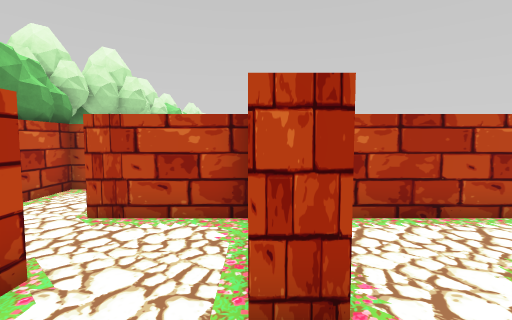
View 1 (above)

19 first-person views from a walk through a scene from a Unity 3-D project. The camera is 1.5 m above the floor, tilts 4° down and sees 85° across. The floor is counted in squares, 1 m on a side. Each view is taken from the middle of a square. On the plan, view 1 faces up. The plan holds only what a view shows up to about 14 squares ahead; the rest is blank. The place goes on beyond the plan. Some animated figures are left out.

View 2
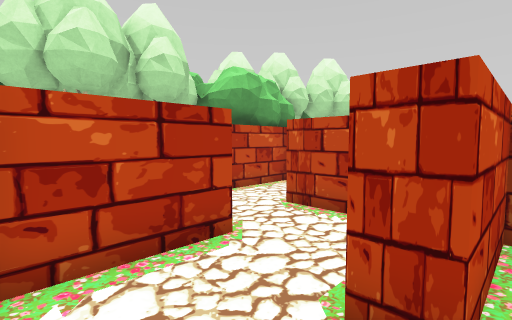

View 3
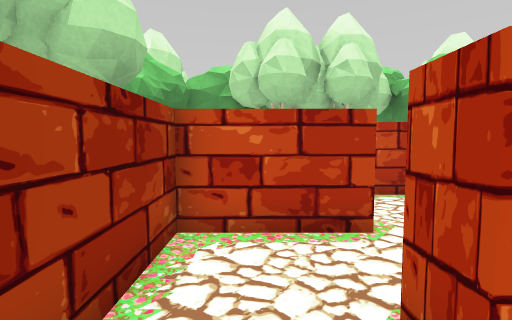

View 4
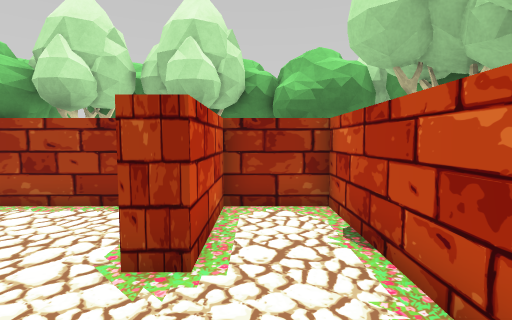

View 5
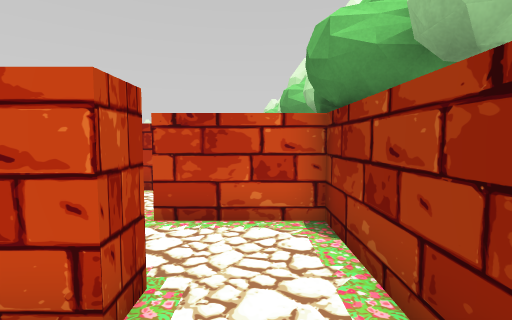

View 6
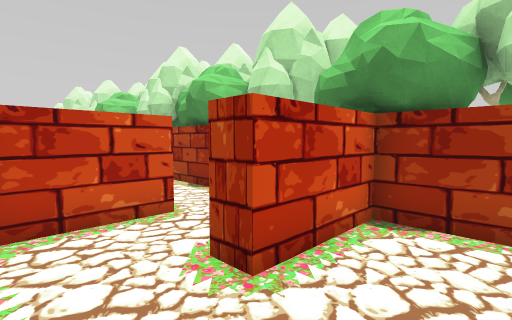

View 7
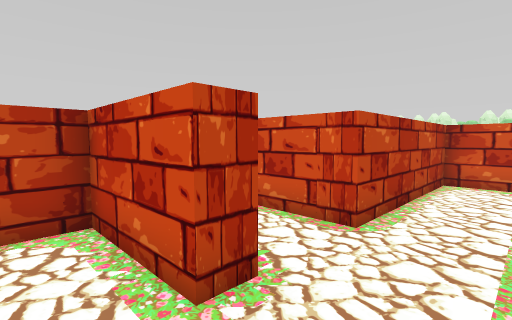

View 8
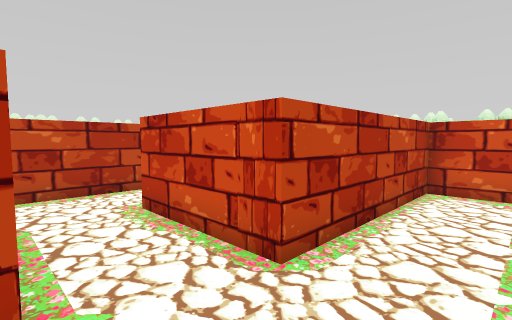

View 9
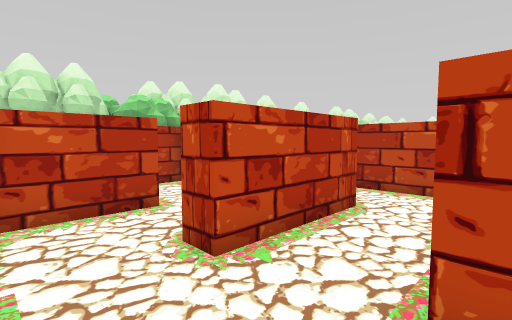

View 10
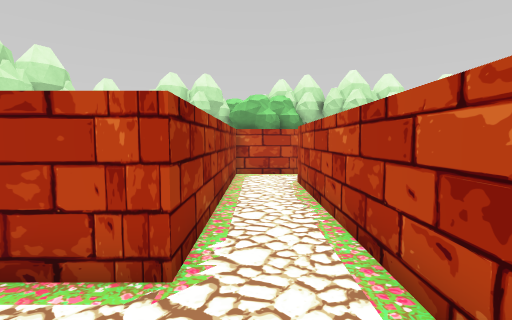

View 11
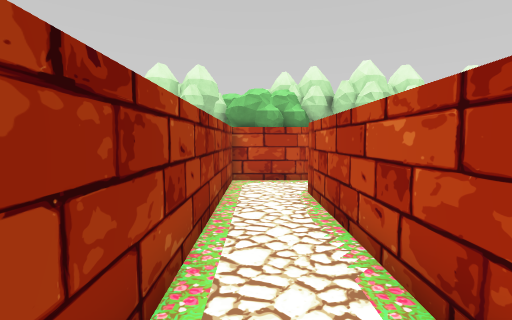

View 12
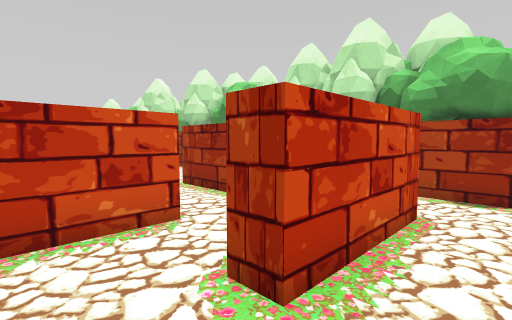

View 13
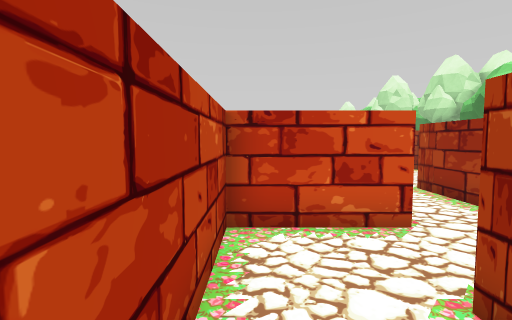

View 14
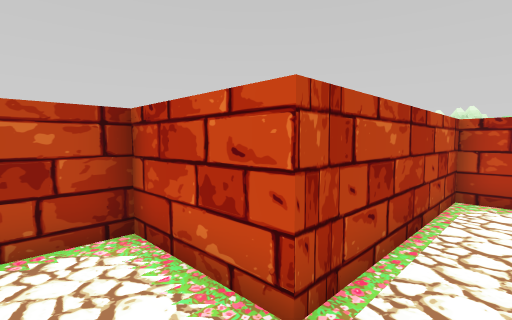

View 15
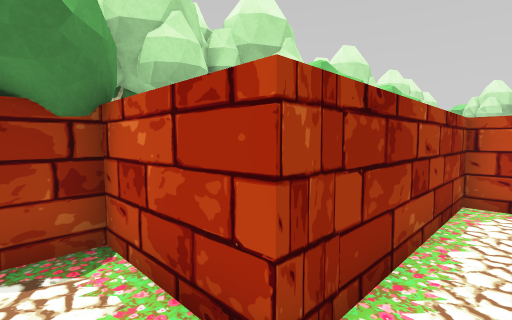

View 16
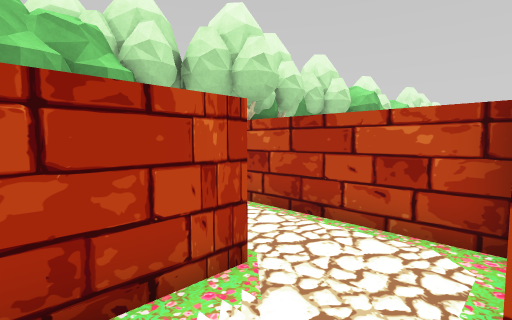

View 17
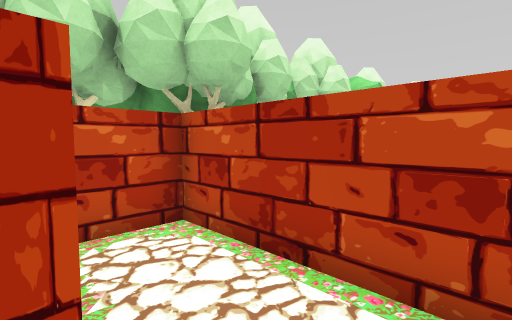

View 18
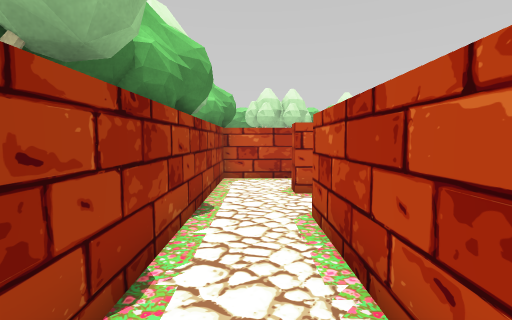

View 19
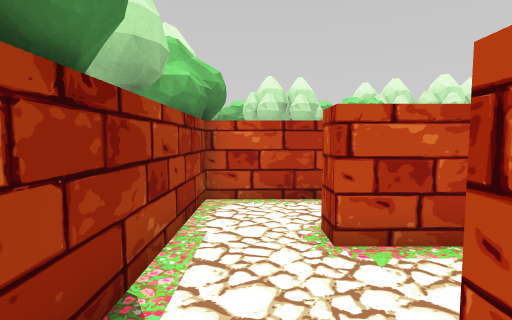

### Floor plan
Points are (right, up) in squares from view 1. A wall is a line through its corners. A room is listed if a view was taken in it or the views show most of it. See-through windows are left out.
Room 1 (views 1, 2, 3, 4, 5, 6, 7, 8, 9, 11, 12, 13, 16, 17, 18, 19)
walls: (-0.1, 5.3) (-3.4, 5.3); (-2.5, 9.4) (-2.5, 6.1) (7.1, 6.1) (7.1, 2.1) (6.3, 2.1) (6.3, 5.3) (0.7, 5.3) (0.7, 2.1) (-0.1, 2.1) (-0.1, 2.9); (9.5, 8.5) (-0.1, 8.5); (-5.1, 8.5) (-5.7, 8.5) (-5.7, -0.3) (-3.3, -0.3) (-3.3, 2.9) (-2.5, 2.9) (-2.5, -0.3) (3.1, -0.3) (3.1, 2.9) (3.9, 2.9) (3.9, -0.3) (13.8, -0.3); (15.9, 0.2) (15.9, 2.1) (9.5, 2.1) (9.5, 6.1)
ways out: opening at (10, 7.5) to room 2; opening at (-1.5, 9) to room 4
Room 2 (view 10)
walls: (12.7, 6.5) (12.7, 8.5) (9.5, 8.5); (9.5, 6.1) (10.4, 6.1)
ways out: opening at (10, 7.5) to room 1; opening at (11.5, 6) to room 3
Room 3 (views 14, 15)
walls: (18.5, 5.3) (12.7, 5.3) (12.7, 6.5); (10.3, 3.8) (10.3, 2.9) (16.7, 2.9) (16.7, -0.3) (17.6, -0.3)
ways out: opening at (11.5, 6) to room 2
Room 4 (no view inside)
walls: (-0.1, 11.7) (-5.7, 11.7) (-5.7, 9.9)
ways out: opening at (-1.5, 9) to room 1

Where each view was taken, in squares from view 1:
view 1: 0 up, 0 right, facing up
view 2: 0 up, 1 right, facing up-left
view 3: 1 up, 2 right, facing left
view 4: 6 up, 4 left, facing down
view 5: 1 up, 2 left, facing right
view 6: 5 up, 1 right, facing down-right
view 7: 0 up, 5 right, facing up-right
view 8: 0 up, 7 right, facing up-right
view 9: 0 up, 10 right, facing up-left
view 10: 7 up, 10 right, facing left
view 11: 7 up, 8 right, facing left
view 12: 8 up, 8 right, facing down-right
view 13: 8 up, 8 right, facing right
view 14: 4 up, 11 right, facing up-right
view 15: 4 up, 18 right, facing down-left
view 16: 7 up, 0 right, facing up-left
view 17: 9 up, 1 left, facing up-left
view 18: 1 up, 15 right, facing left
view 19: 1 up, 11 right, facing left
